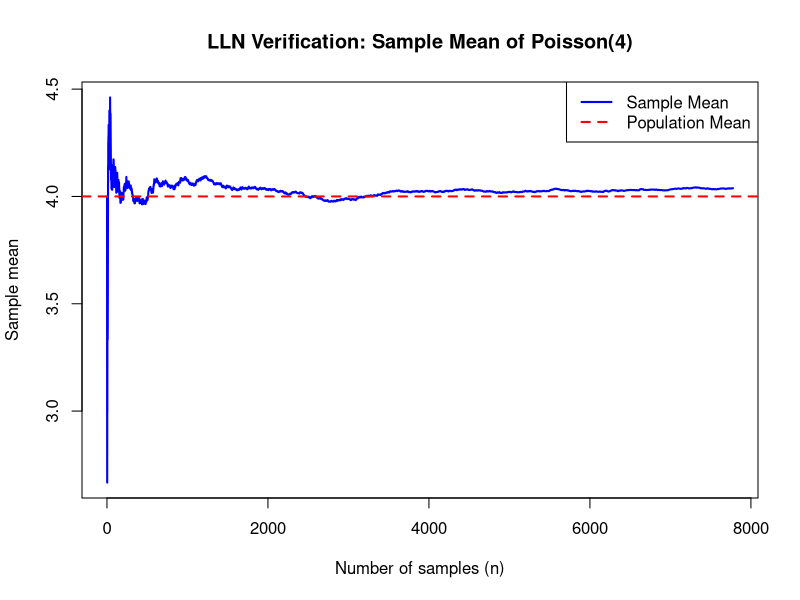
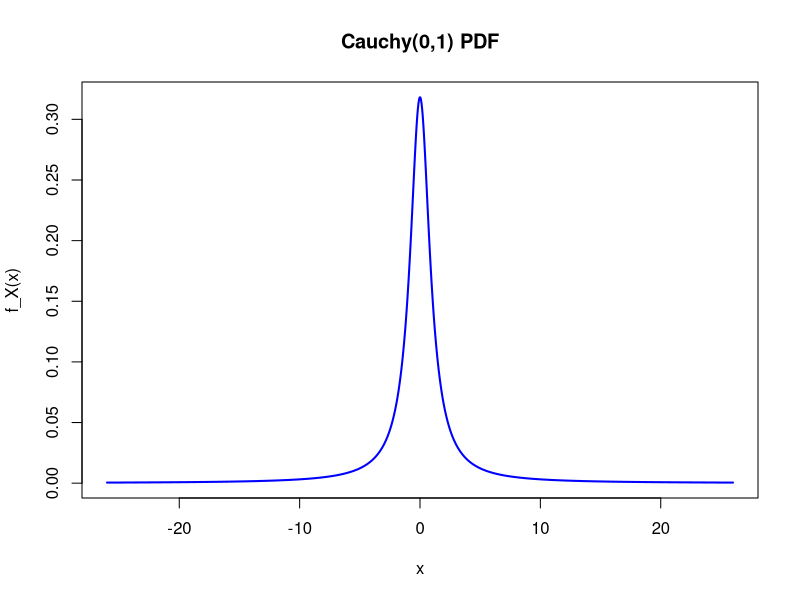
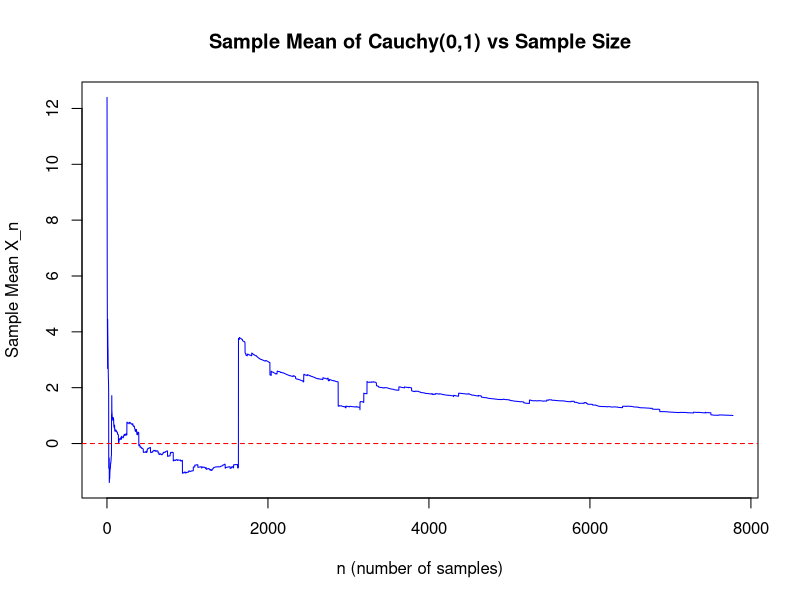

The R script that drew these images, in order:
#Exercise 5.3
##I chose Poisson as the distribution 
N <- 7777            
lambda <- 4        
samples <- rpois(N, lambda)
sample_means <- cumsum(samples) / (1:N)
plot(1:N, sample_means, type = "l", col = "blue", lwd = 2,
     xlab = "Number of samples (n)",
     ylab = "Sample mean",
     main = paste("LLN Verification: Sample Mean of Poisson(", lambda, ")", sep=""))
abline(h = lambda, col = "red", lwd = 2, lty = 2)
legend("topright", legend = c("Sample Mean", "Population Mean"),
       col = c("blue", "red"), lwd = 2, lty = c(1, 2))
#Exercise 5.4
##5.4.1
b <- 26
x <- seq(-b, b, length.out = 1000)
f_x <- 1 / (pi * (1 + x^2))
plot(x, f_x, type = "l", lwd = 2, col = "blue",
     main = "Cauchy(0,1) PDF",
     xlab = "x", ylab = "f_X(x)")
##5.4.3 to 5.4.5
cauchy_gen <- function(n) {
  U <- runif(n)
  return(tan(pi * (U - 0.5)))
}
N <- 7777
samples <- cauchy_gen(N)
sample_means <- cumsum(samples) / (1:N)
plot(1:N, sample_means, type = "l", col = "blue",
     xlab = "n (number of samples)",
     ylab = "Sample Mean X_n",
     main = "Sample Mean of Cauchy(0,1) vs Sample Size")
abline(h = 0, col = "red", lty = 2) 

